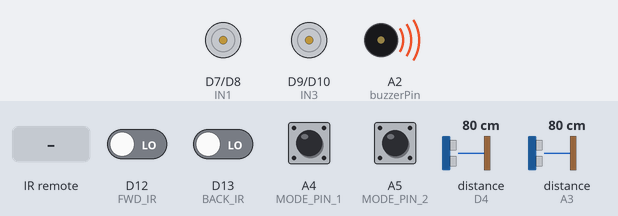
A sketch run on a simulated Arduino Uno R4 WiFi. Parts: motor-driver pin pairs drawn as motors (green arrow = first pin HIGH = forward, orange = second pin HIGH = backward, longer = more drive, scaled by the enable pin), buzzer (waves = sounding, pin HIGH). Inputs (shaded band) come from the test bench; at power-on: A4 (MODE_PIN_1), A5 (MODE_PIN_2), D12 (FWD_IR), D13 (BACK_IR) LOW, distance to the obstacle (sensors on D4, A3) 80 cm. The echo pulse lasts 58.3 µs per cm; pins used as bus, display or sensor lines are not drawn; what the sketch prints to the serial monitor is not drawn.

Above: at 1.2 s.
1.3 s: infrared code 0x40 received
At 2.5 s:
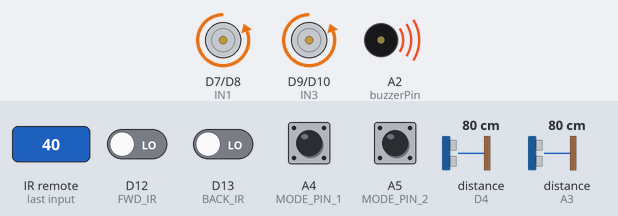
2.8 s: distance to the obstacle (sensor on D4) set to 34 cm
4.3 s: distance to the obstacle (sensor on D4) set to 28 cm
At 4.7 s:
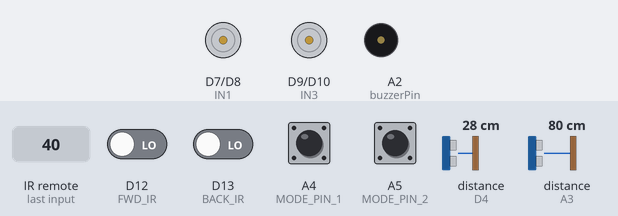
6.3 s: infrared code 0x41 received
At 7.5 s:
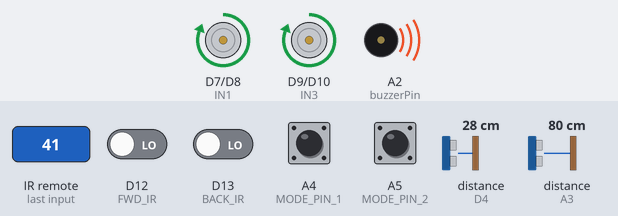
7.8 s: infrared code 0x7 received
At 8.05 s:
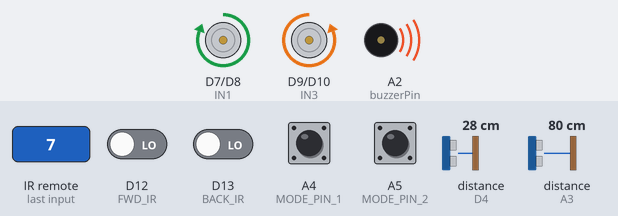
9.8 s: infrared code 0x6 received
At 10.05 s:
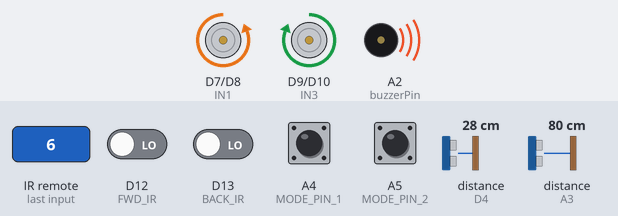
Timing chart, 0 to 12.8 s (numbered marks = the images above; inputs shaded):
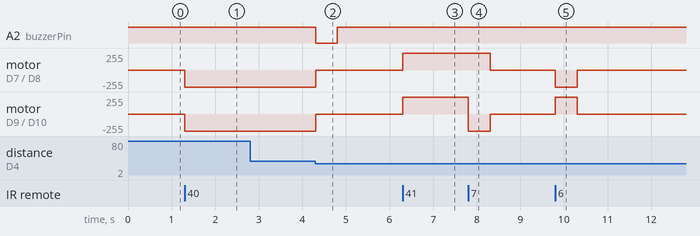

Measured:
- the behaviour switches between 32 and 31 cm on distance to the obstacle (sensor on D4) (found by bisection; images 1 and 2)
- after the input at 1.3 s, motor on D7 (IN1) / D8 (IN2), motor on D9 (IN3) / D10 (IN4): stopped → backward 255/255 at once
- after the input at 2.8 s, every drawn part: stays the same
- after the input at 4.3 s, A2 (buzzerPin): HIGH → LOW at once, → HIGH 0.50 s later; motor on D7 (IN1) / D8 (IN2), motor on D9 (IN3) / D10 (IN4): backward 255/255 → stopped at once
- after the input at 6.3 s, motor on D7 (IN1) / D8 (IN2), motor on D9 (IN3) / D10 (IN4): stopped → forward 255/255 at once
- after the input at 7.8 s, motor on D7 (IN1) / D8 (IN2): forward 255/255 → stopped after 0.51 s; motor on D9 (IN3) / D10 (IN4): forward 255/255 → backward 255/255 at once, → stopped 0.50 s later
- after the input at 9.8 s, motor on D7 (IN1) / D8 (IN2): stopped → backward 255/255 at once, → stopped 0.50 s later; motor on D9 (IN3) / D10 (IN4): stopped → forward 255/255 at once, → stopped 0.50 s later

The sketch:

rc-car.ino
```cpp
#include <WiFiS3.h>
#include <WiFiServer.h>
#include <IRremote.h>

// Wi-Fi Access Point credentials
char ssid[] = "ArduinoCar";
char pass[] = "12345678";

WiFiServer server(80);

const char htmlPage[] = R"rawliteral(
    <!DOCTYPE html><html><head><meta name='viewport' content='width=device-width, initial-scale=1'>
    <style>
    body { font-family: Arial, sans-serif; background: #111; color: white; margin: 0; text-align: center; }
    h1 { background: #222; padding: 15px; margin: 0; }
    .controller { display: grid; grid-template-columns: 1fr 1fr 1fr; grid-gap: 10px; padding: 20px; max-width: 400px; margin: auto; }
    .row { display: flex; justify-content: center; margin-bottom: 10px; }
    .btn { width: 70px; height: 70px; font-size: 20px; font-weight: bold; border: none; border-radius: 15px; margin: 5px; cursor: pointer; transition: 0.2s; }
    .btn:active { transform: scale(0.95); }
    .forward { background: #4CAF50; }
    .backward { background: #555; }
    .left { background: #2196F3; }
    .right { background: #2196F3; }
    .stop { background: #f44336; }
    .rotate { background: #FF9800; }
    .sweep { background: #9C27B0; }
    </style></head><body>
    <h1>WIFI RC Car Controller</h1>
    <div class='controller'>
    <button class='btn forward' style='grid-column: 2;' onclick="sendCommand('F')">Fwd</button>

    <button class='btn left' onclick="sendCommand('L')">Left</button>
    <button class='btn stop' onclick="sendCommand('S')">Stop</button>
    <button class='btn right' onclick="sendCommand('R')">Right</button>

    <button class='btn backward' style='grid-column: 2;' onclick="sendCommand('B')">Back</button>
    </div>

    <div class='row'>
    <button class='btn rotate' onclick="sendCommand('LR')">Left Rotate</button>
    <button class='btn rotate' onclick="sendCommand('RR')">Right Rotate</button>
    </div>

    <div class='row'>
    <button class='btn stop' onclick="sendCommand('FD')">Fwd Drop</button>
    <button class='btn stop' onclick="sendCommand('BD')">Back Drop</button>
    </div>

    <script>
      function sendCommand(cmd) {
        fetch(`/${cmd}`).catch(err => console.log("Error sending command:", err));
      }
    </script>

    </body></html>

    )rawliteral";

// Motor driver pins (adjust as per your wiring)
const int ENA = 5;   // PWM - Left wheels
const int ENB = 6;   // PWM - Right wheels
const int IN1 = 7;
const int IN2 = 8;
const int IN3 = 9;
const int IN4 = 10;

// Mode pins
const int MODE_PIN_1 = A4;
const int MODE_PIN_2 = A5;

// IR Pins
const int FWD_IR = 12;
const int BACK_IR = 13;

// FW Ultrasonic sensor pins
const int fwdTrigPin = 3;
const int fwdEchoPin = 4;
unsigned long lastDistanceCheckFwd = 0;
const unsigned long distanceInterval = 500; // check every 500 ms
const int obstacleThresholdFwd = 30; // in cm

// IR Receiver
const int IR_RECV_PIN = 2;

// BW Ultrasonic sensor pins
const int bwdTrigPin = 11;
const int bwdEchoPin = A3;
unsigned long lastDistanceCheckBwd = 0;
const int obstacleThresholdBwd = 40; // in cm

// Buzzer pin
const int buzzerPin = A2;

// Speed
const int MAX_SPEED = 255;
const int BASE_SPEED = 180;
const int SLOW_SPEED = 80;

enum CarState {
  NOT_MOVING,
  MOVING_FORWARD,
  MOVING_BACKWARD
};
CarState currentState = NOT_MOVING;

enum InputMode {
  WIFI,
  IR_REMOTE,
  NONE
};

InputMode currMode = NONE;
unsigned long lastModeCheck = 0;

// Non-blocking buzzer state
unsigned long buzzerStartTime = 0;
const unsigned long buzzerDuration = 500;

// Non-blocking turn state
enum TurnState {
  NO_TURN,
  TURNING_LEFT,
  TURNING_RIGHT
};
TurnState turnState = NO_TURN;
unsigned long turnStartTime = 0;
const unsigned long turnDuration = 500;

// Track current speed for recovery after detect commands
int currentSpeed = MAX_SPEED;

// Debounce
const unsigned long debounceDelay = 50;
unsigned long lastDebounceTime = 0;

void setup() {
  Serial.begin(115200);

  // Set motor pins as outputs
  pinMode(ENA, OUTPUT);
  pinMode(ENB, OUTPUT);
  pinMode(IN1, OUTPUT);
  pinMode(IN2, OUTPUT);
  pinMode(IN3, OUTPUT);
  pinMode(IN4, OUTPUT);

  pinMode(fwdTrigPin, OUTPUT);
  pinMode(fwdEchoPin, INPUT);

  pinMode(bwdTrigPin, OUTPUT);
  pinMode(bwdEchoPin, INPUT);

  pinMode(FWD_IR, INPUT);
  pinMode(BACK_IR, INPUT);

  pinMode(buzzerPin, OUTPUT);
  digitalWrite(buzzerPin, HIGH); // Assume active-low

  // Mode pins
  pinMode(MODE_PIN_1, INPUT);
  pinMode(MODE_PIN_2, INPUT);

  // Start the receiver
  IrReceiver.begin(IR_RECV_PIN, ENABLE_LED_FEEDBACK);
}

void setupServer() {
  // Start Wi-Fi Access Point
  if (WiFi.beginAP(ssid, pass) != WL_AP_LISTENING) {
    Serial.println("Failed to start AP");
    while (true);
  }

  IPAddress ip = WiFi.localIP();
  Serial.print("AP IP address: ");
  Serial.println(ip);
  server.begin();
}

void loop() {
  checkAndSetupInputMode();

  checkTurn();
  checkBuzzer();

  if (currentState != NOT_MOVING) checkFloorDrop();

  if (currentState == MOVING_FORWARD) checkObstacle(obstacleThresholdFwd, lastDistanceCheckFwd, fwdTrigPin, fwdEchoPin);
  else if (currentState == MOVING_BACKWARD) checkObstacle(obstacleThresholdBwd, lastDistanceCheckBwd, bwdTrigPin, bwdEchoPin);

  if (currMode == WIFI) handleClient();
  else if (currMode == IR_REMOTE) handleIRRemote();
}

void checkAndSetupInputMode() {
  unsigned long now = millis();
  // Check mode every 10 seconds
  if (lastModeCheck > 0 && now - lastModeCheck < 10000) return;
  lastModeCheck = now;

  bool mode1 = readDebounced(MODE_PIN_1);
  bool mode2 = readDebounced(MODE_PIN_2);

  if (mode1 && currMode != WIFI) {
    currMode = WIFI;
    setupServer();
  } else if (!mode1 && !mode2 && currMode != IR_REMOTE) {
    Serial.println("setting up remote");
    if (currMode == WIFI) {
      server.end();
      WiFi.end();
    }
    currMode = IR_REMOTE;
  } else if (mode2 && currMode != NONE) {
    if (currMode == WIFI) {
      server.end();
      WiFi.end();
    }
    currMode = NONE;
  }
}

bool readDebounced(int pin) {
  unsigned long now = millis();
  if (now - lastDebounceTime < debounceDelay) {
    return digitalRead(pin);
  }
  lastDebounceTime = now;
  // Sample multiple times with small delays for debounce
  int readings[5];
  for (int i = 0; i < 5; i++) {
    readings[i] = digitalRead(pin);
    delay(5);
  }
  // Majority vote
  return (readings[0] + readings[1] + readings[2] + readings[3] + readings[4]) >= 3;
}

void handleClient() {
  WiFiClient client = server.available();
  if (!client) return;

  String request = client.readStringUntil('\r');
  client.flush();

  String responseBody = "OK";

  if (request.indexOf("GET /FD") >= 0) moveForwardDetect();
  else if (request.indexOf("GET /BD") >= 0) moveBackwardDetect();
  else if (request.indexOf("GET /LR") >= 0) rotateLeft();
  else if (request.indexOf("GET /RR") >= 0) rotateRight();
  else if (request.indexOf("GET /F") >= 0) moveForward();
  else if (request.indexOf("GET /B") >= 0) moveBackward();
  else if (request.indexOf("GET /L") >= 0) turnLeft();
  else if (request.indexOf("GET /R") >= 0) turnRight();
  else if (request.indexOf("GET /S") >= 0) stopMotors();
  else {
    client.println("HTTP/1.1 200 OK");
    client.println("Content-Type: text/html");
    client.println("Connection: close");
    client.println();
    client.println(htmlPage);
    client.stop();
    return;
  }

  // Interrupt any active turn on new command
  turnState = NO_TURN;

  client.println("HTTP/1.1 200 OK");
  client.println("Content-Type: text/plain");
  client.println("Content-Length: 2");
  client.println("Connection: close");
  client.println();
  client.print(responseBody);
  client.stop();
}

void handleIRRemote() {
  if (IrReceiver.decode()) {
    uint8_t command = IrReceiver.decodedIRData.command;

    // Interrupt any active turn on new IR command
    turnState = NO_TURN;

    switch (command) {
      case 0x40: moveForward(); break;     // Up arrow
      case 0x41: moveBackward(); break;    // Down arrow
      case 0x7: turnLeft(); break;         // Left arrow
      case 0x6: turnRight(); break;        // Right arrow
      case 0x44: stopMotors(); break;      // OK button
      case 0x3: rotateLeft(); break;       // - button
      case 0x2: rotateRight(); break;      // + button
      default: break;
    }

    IrReceiver.resume();
  }
}

void checkObstacle(int obstacleThreshold, unsigned long &lastDistanceCheck, int trigPin, int echoPin) {
  unsigned long now = millis();
  if (now - lastDistanceCheck < distanceInterval) return;
  lastDistanceCheck = now;

  long distance = getDistance(trigPin, echoPin);

  // Consider -1 as invalid reading (timeout)
  if (distance != -1 && distance <= obstacleThreshold) {
    stopMotors();
    triggerBuzzer();
  }
}

void triggerBuzzer() {
  buzzerStartTime = millis();
  digitalWrite(buzzerPin, LOW);  // ON (active-low)
}

void checkBuzzer() {
  if (buzzerStartTime > 0 && millis() - buzzerStartTime >= buzzerDuration) {
    digitalWrite(buzzerPin, HIGH); // OFF
    buzzerStartTime = 0;
  }
}

void checkTurn() {
  if (turnState == NO_TURN) return;
  if (millis() - turnStartTime >= turnDuration) {
    stopMotors();
    turnState = NO_TURN;
  }
}

long getDistance(int trigPin, int echoPin) {
  digitalWrite(trigPin, LOW);
  delayMicroseconds(2);

  digitalWrite(trigPin, HIGH);
  delayMicroseconds(10);
  digitalWrite(trigPin, LOW);

  long duration = pulseIn(echoPin, HIGH, 20000); // 20ms timeout = ~3.4m
  if (duration == 0) return -1; // timeout or no echo

  long distance = duration * 0.034 / 2;
  return distance;
}

void checkFloorDrop() {
  int fwdVal = digitalRead(FWD_IR);
  int backVal = digitalRead(BACK_IR);

  if (currentState == MOVING_FORWARD && fwdVal == HIGH) {
    stopMotors();
    triggerBuzzer();
  } else if (currentState == MOVING_BACKWARD && backVal == HIGH) {
    stopMotors();
    triggerBuzzer();
  }
}

// --- Motor control helper ---
void setMotors(int leftSpeed, int rightSpeed) {
  // leftSpeed/rightSpeed: positive = forward, negative = backward, 0 = stop
  if (leftSpeed > 0) {
    digitalWrite(IN1, LOW);
    digitalWrite(IN2, HIGH);
  } else if (leftSpeed < 0) {
    digitalWrite(IN1, HIGH);
    digitalWrite(IN2, LOW);
  } else {
    digitalWrite(IN1, LOW);
    digitalWrite(IN2, LOW);
  }

  if (rightSpeed > 0) {
    digitalWrite(IN3, LOW);
    digitalWrite(IN4, HIGH);
  } else if (rightSpeed < 0) {
    digitalWrite(IN3, HIGH);
    digitalWrite(IN4, LOW);
  } else {
    digitalWrite(IN3, LOW);
    digitalWrite(IN4, LOW);
  }

  analogWrite(ENA, abs(leftSpeed));
  analogWrite(ENB, abs(rightSpeed));
}

// --- Movement functions ---
void moveForward() {
  currentSpeed = MAX_SPEED;
  currentState = MOVING_FORWARD;
  setMotors(currentSpeed, currentSpeed);
}

void moveBackward() {
  currentSpeed = MAX_SPEED;
  currentState = MOVING_BACKWARD;
  setMotors(-currentSpeed, -currentSpeed);
}

void turnLeft() {
  turnState = TURNING_LEFT;
  turnStartTime = millis();
  setMotors(-MAX_SPEED, MAX_SPEED);
}

void turnRight() {
  turnState = TURNING_RIGHT;
  turnStartTime = millis();
  setMotors(MAX_SPEED, -MAX_SPEED);
}

void rotateLeft() {
  currentState = NOT_MOVING;
  currentSpeed = BASE_SPEED;
  setMotors(-currentSpeed, currentSpeed);
}

void rotateRight() {
  currentState = NOT_MOVING;
  currentSpeed = BASE_SPEED;
  setMotors(currentSpeed, -currentSpeed);
}

void stopMotors() {
  currentState = NOT_MOVING;
  setMotors(0, 0);
}

// --- Detect (slow) movement functions ---
void moveForwardDetect() {
  currentSpeed = SLOW_SPEED;
  currentState = MOVING_FORWARD;
  setMotors(currentSpeed, currentSpeed);
}

void moveBackwardDetect() {
  currentSpeed = SLOW_SPEED;
  currentState = MOVING_BACKWARD;
  setMotors(-currentSpeed, -currentSpeed);
}
```
